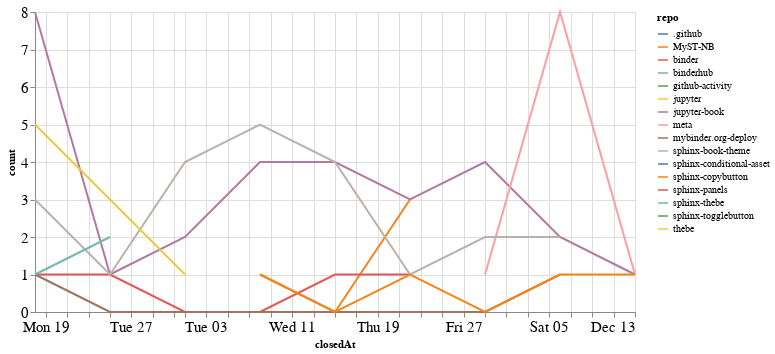

Source (notebook cell):
### Code cell
closed_by_time = closed_by.groupby('repo').resample('W', on='closedAt').count()['author'].reset_index()
closed_by_time = closed_by_time.rename(columns={'author': 'count'})

alt.Chart(closed_by_time, width=600).mark_line().encode(
    x='closedAt',
    y='count',
    color='repo',
    tooltip="repo"
)

### Figure 1 — Vega-Lite specification as saved in the notebook (floating-point values rounded to 4 significant figures)
{"config": {"axisLeft": {"labelFontSize": 15}, "axisBottom": {"labelFontSize": 15}}, "data": {"name": "data-c9c1e6fa4baa86b15962f7d2c0473eed"}, "mark": "line", "encoding": {"color": {"type": "nominal", "field": "repo"}, "tooltip": {"type": "nominal", "field": "repo"}, "x": {"type": "temporal", "field": "closedAt"}, "y": {"type": "quantitative", "field": "count"}}, "width": 600, "$schema": "https://vega.github.io/schema/vega-lite/v4.8.1.json", "datasets": {"data-c9c1e6fa4baa86b15962f7d2c0473eed": [{"repo": ".github", "closedAt": "2020-11-08T00:00:00", "count": 1}, {"repo": "MyST-NB", "closedAt": "2020-11-08T00:00:00", "count": 1}, {"repo": "MyST-NB", "closedAt": "2020-11-15T00:00:00", "count": 0}, {"repo": "MyST-NB", "closedAt": "2020-11-22T00:00:00", "count": 3}, {"repo": "binder", "closedAt": "2020-10-18T00:00:00", "count": 1}, {"repo": "binder", "closedAt": "2020-10-25T00:00:00", "count": 1}, {"repo": "binder", "closedAt": "2020-11-01T00:00:00", "count": 0}, {"repo": "binder", "closedAt": "2020-11-08T00:00:00", "count": 0}, {"repo": "binder", "closedAt": "2020-11-15T00:00:00", "count": 1}, {"repo": "binder", "closedAt": "2020-11-22T00:00:00", "count": 1}, {"repo": "binderhub", "closedAt": "2020-11-01T00:00:00", "count": 1}, {"repo": "github-activity", "closedAt": "2020-11-01T00:00:00", "count": 4}, {"repo": "jupyter", "closedAt": "2020-11-01T00:00:00", "count": 1}, {"repo": "jupyter-book", "closedAt": "2020-10-18T00:00:00", "count": 8}, {"repo": "jupyter-book", "closedAt": "2020-10-25T00:00:00", "count": 1}, {"repo": "jupyter-book", "closedAt": "2020-11-01T00:00:00", "count": 2}, {"repo": "jupyter-book", "closedAt": "2020-11-08T00:00:00", "count": 4}, {"repo": "jupyter-book", "closedAt": "2020-11-15T00:00:00", "count": 4}, {"repo": "jupyter-book", "closedAt": "2020-11-22T00:00:00", "count": 3}, {"repo": "jupyter-book", "closedAt": "2020-11-29T00:00:00", "count": 4}, {"repo": "jupyter-book", "closedAt": "2020-12-06T00:00:00", "count": 2}, {"repo": "jupyter-book", "closedAt": "2020-12-13T00:00:00", "count": 1}, {"repo": "meta", "closedAt": "2020-11-29T00:00:00", "count": 1}, {"repo": "meta", "closedAt": "2020-12-06T00:00:00", "count": 8}, {"repo": "meta", "closedAt": "2020-12-13T00:00:00", "count": 1}, {"repo": "mybinder.org-deploy", "closedAt": "2020-10-18T00:00:00", "count": 1}, {"repo": "mybinder.org-deploy", "closedAt": "2020-10-25T00:00:00", "count": 0}, {"repo": "mybinder.org-deploy", "closedAt": "2020-11-01T00:00:00", "count": 0}, {"repo": "mybinder.org-deploy", "closedAt": "2020-11-08T00:00:00", "count": 0}, {"repo": "mybinder.org-deploy", "closedAt": "2020-11-15T00:00:00", "count": 0}, {"repo": "mybinder.org-deploy", "closedAt": "2020-11-22T00:00:00", "count": 0}, {"repo": "mybinder.org-deploy", "closedAt": "2020-11-29T00:00:00", "count": 0}, {"repo": "mybinder.org-deploy", "closedAt": "2020-12-06T00:00:00", "count": 1}, {"repo": "sphinx-book-theme", "closedAt": "2020-10-18T00:00:00", "count": 3}, {"repo": "sphinx-book-theme", "closedAt": "2020-10-25T00:00:00", "count": 1}, {"repo": "sphinx-book-theme", "closedAt": "2020-11-01T00:00:00", "count": 4}, {"repo": "sphinx-book-theme", "closedAt": "2020-11-08T00:00:00", "count": 5}, {"repo": "sphinx-book-theme", "closedAt": "2020-11-15T00:00:00", "count": 4}, {"repo": "sphinx-book-theme", "closedAt": "2020-11-22T00:00:00", "count": 1}, {"repo": "sphinx-book-theme", "closedAt": "2020-11-29T00:00:00", "count": 2}, {"repo": "sphinx-book-theme", "closedAt": "2020-12-06T00:00:00", "count": 2}, {"repo": "sphinx-conditional-asset", "closedAt": "2020-10-25T00:00:00", "count": 2}, {"repo": "sphinx-copybutton", "closedAt": "2020-11-08T00:00:00", "count": 1}, {"repo": "sphinx-copybutton", "closedAt": "2020-11-15T00:00:00", "count": 0}, {"repo": "sphinx-copybutton", "closedAt": "2020-11-22T00:00:00", "count": 1}, {"repo": "sphinx-copybutton", "closedAt": "2020-11-29T00:00:00", "count": 0}, {"repo": "sphinx-copybutton", "closedAt": "2020-12-06T00:00:00", "count": 1}, {"repo": "sphinx-copybutton", "closedAt": "2020-12-13T00:00:00", "count": 1}, {"repo": "sphinx-panels", "closedAt": "2020-10-18T00:00:00", "count": 1}, {"repo": "sphinx-thebe", "closedAt": "2020-10-18T00:00:00", "count": 1}, {"repo": "sphinx-thebe", "closedAt": "2020-10-25T00:00:00", "count": 2}, {"repo": "sphinx-togglebutton", "closedAt": "2020-10-25T00:00:00", "count": 3}, {"repo": "thebe", "closedAt": "2020-10-18T00:00:00", "count": 5}, {"repo": "thebe", "closedAt": "2020-10-25T00:00:00", "count": 3}, {"repo": "thebe", "closedAt": "2020-11-01T00:00:00", "count": 1}]}}
